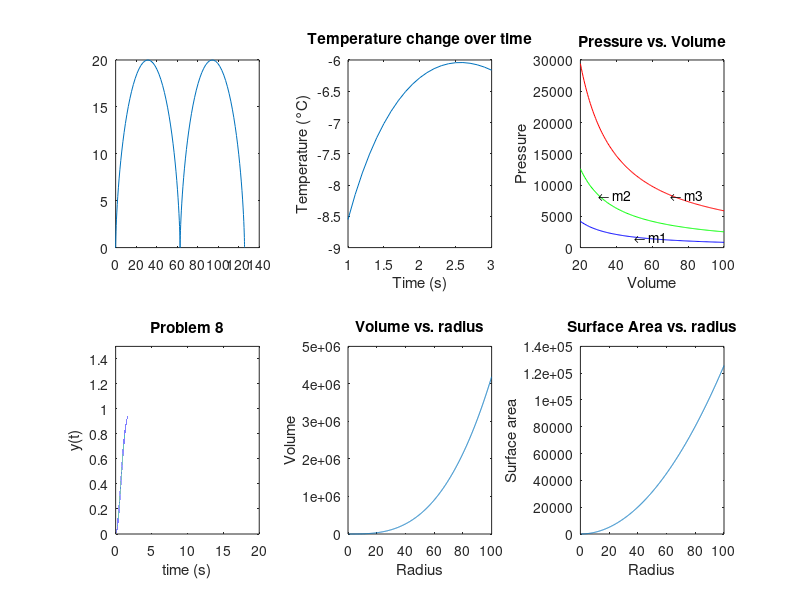

Write MATLAB code to recreate this figure.
% Clauson, John
% ME203 Homework 2
% 10/04/2021

clc, clear, format compact
%% Problem 1
disp("Problem 1")

p1x = [1:0.2:5]; %Array from 1 to 5 in intervals of 0.2
p1y = 7*sin(4*p1x); %Array of 7sin(4p1x)

p1L = length(p1y) %Outputs length of array p1y

thirdVal = p1y(3) %Outputs value of third value in array p1y

%% Problem 2

disp("Problem 2")

p2x = [sin(-pi/2): 0.05: cos(0)]; %Generates array from sin(-pi/2) to cos(0)

p2L = length(p2x) %Outputs length of p2x

tenthVal = p2x(10) %Outputs 10th value in array p2x

%% Problem 3

disp("Problem 3")

p3r = [13 182 -184 2503]; %Quadratic formula as an array

p3roots = roots(p3r) %Solving for roots of quadratic formula

%% Problem 4

disp("Problem 4")

p4a = 6*pi*atan(12.5)+4 
p4b = 5*tan(3*asin(13/5))

%% Problem 5

disp("Problem 5")

r = 10; %Setting up variables
g = [0:0.1:4*pi]; 

p5x = r * (g - sin(g)); %Equations to graph
p5y = r * (1 - cos(g));

subplot(2,3,1) %Graph location
plot(p5x, p5y) %Plotting p5x vs p5y

%% Problem 6

disp("Problem 6")

t = [1:0.1:3]; %Setting up the interval that t will be plotted over
T = 6*log(t) - 7*exp(0.2*t); %Y-axis equation

subplot(2,3,2)
plot(t,T) %Plot and formatting
title("Temperature change over time")
xlabel("Time (s)")
ylabel("Temperature (°C)")

%% Problem 7

disp("Problem 7")

R = 286.7; %(N*m/kg*K)
T = 293; % Degrees Kelvin
V = [20:0.5:100];

m1 = 1; %Kilogram
m2 = 3; %Kilogram
m3 = 7; %Kilogram

p1 = (m1 * R * T)./V; %Setting up equations for each value of m
p2 = (m2 * R * T)./V;
p3 = (m3 * R * T)./V;

subplot(2,3,3) %Setting location for graphs
plot(V, p1, 'b') %Plot for m1, blue line
txt1 = '\leftarrow m1'; %Lableing function p1 for readablity
text(50, (m1 * R * T)/50, txt1)
title("Pressure vs. Volume") %Labeling graph and axes
xlabel("Volume")
ylabel("Pressure")
hold on

plot(V, p2, 'g') %Plot for m2, green line
txt2 = '\leftarrow m2';
text(30, (m2 * R * T)/30, txt2)

plot(V, p3, 'r') %Plot for m3, red line
txt3 = '\leftarrow m3';
text(70, (m3 * R * T)/70, txt3) 

%% Problem 8 

disp("Problem 8")

b = 0.1:0.0001:20;%no matter what b is, the graph will always cap out at 1

t = 0.1:0.0001:20;

y=1-exp(-b.*t);

subplot(2,3,4) %Graph location
plot(t, y) %Plotting t vs. y
title('Problem 8') %Graph formatting
xlabel('time (s)')
ylabel('y(t)')
axis([0 20 0 1.5])

tol = 0.5e-5; %Setting up tolerance so that we can
time = t(abs(y-0.98) < tol) %Finding t for when y = 0.98, within the above tolerance
% I had to look this section of code up, and then adjust it to my code

% y(t) will approach infinitely close to 1 with all values b>0

%% Problem 9

disp("Problem 9")

r = [0.5:0.1:100]; %The interval over which r will be plotted

V1 = (4*pi*r.^3)/3; %Volume Equation
A = 4*pi*r.^2; %Surface Area Equation

subplot(2,3,5) %Plot location
plot(r,V1) %Plotting V1 verses r
title('Volume vs. radius') %Labelling graphs
xlabel('Radius')
ylabel('Volume')

subplot(2,3,6) %Same as above (128-132) Just now for A verses r
plot(r,A)
title('Surface Area vs. radius')
xlabel('Radius')
ylabel('Surface area')









